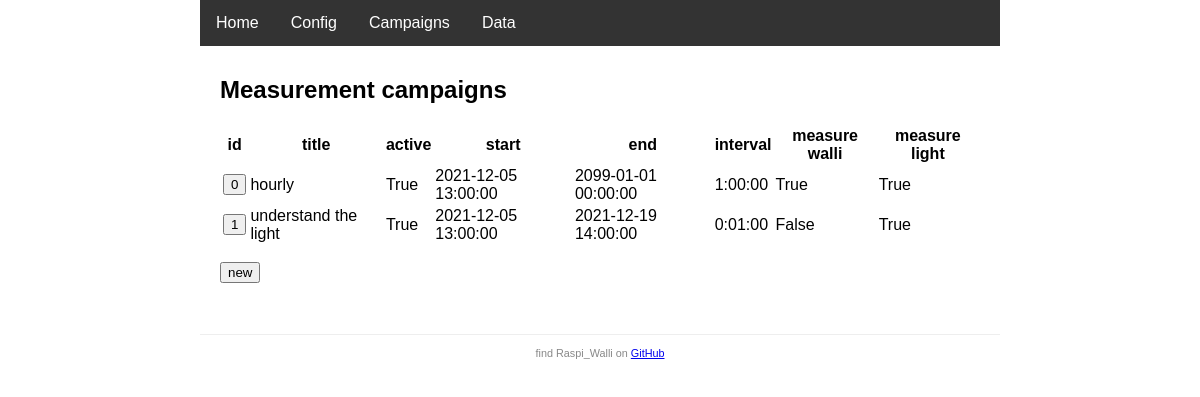
Page /campaigns/ on the earlier database version.
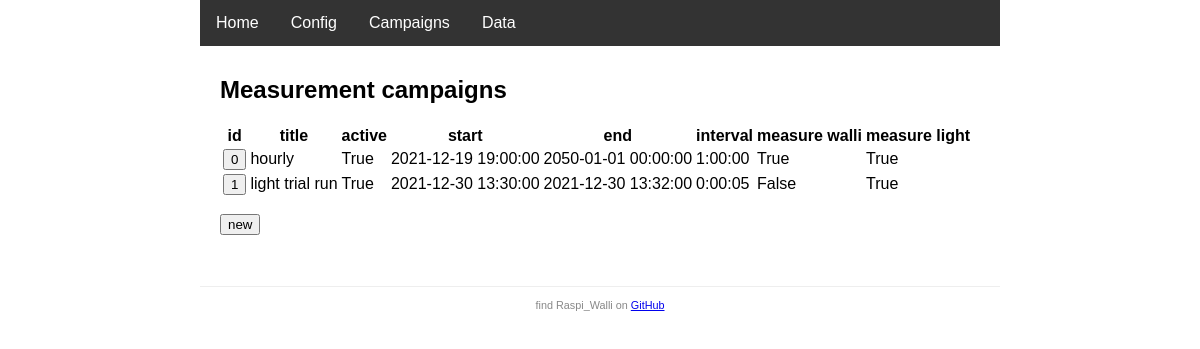
Same page on the later database version.
### app.py (models this page shows, shortened)
class Campaign(db.Model):
    id = db.Column(db.Integer, primary_key=True)
    title = db.Column(db.String(120), nullable=False)
    is_active = db.Column(db.Boolean, default=True)
    start = db.Column(db.DateTime, nullable=False)
    end = db.Column(db.DateTime, nullable=False)
    previous = db.Column(db.DateTime)
    interval = db.Column(db.Interval, nullable=False)
    measure_walli = db.Column(db.Boolean, default=True)
    measure_light = db.Column(db.Boolean, default=True)
    walli_stats = db.relationship('WalliStat', backref='campaign', lazy=True)
    lux_values = db.relationship('LuxValue', backref='campaign', lazy=True)

### app.py (the view)
@app.route('/campaigns/')
def campaigns():
    campaigns = db.session.query(Campaign).all()
    return render_template('campaigns.html', campaigns=campaigns)

### templates/campaigns.html
{% extends 'base.html' %}
{% block content %}
<h2>Measurement campaigns</h2>
<table>
    <thead>
        <tr>
            <th>id</th>
            <th>title</th>
            <th>active</th>
            <th>start</th>
            <th>end</th>
            <th>interval</th>
            <th>measure walli</th>
            <th>measure light</th>
        </tr>
    </thead>
    <tbody>
        {% for cpn in campaigns %}
        <tr>
            <td>
                <a href="edit/{{cpn.id}}/" title="click to edit campaign {{cpn.id}}">
                    <button type="button">{{cpn.id}}</button>
                </a>
            </td>
            <td>{{cpn.title}}</td>
            <td>{{cpn.is_active}}</td>
            <td>{{cpn.start}}</td>
            <td>{{cpn.end}}</td>
            <td>{{cpn.interval}}</td>
            <td>{{cpn.measure_walli}}</td>
            <td>{{cpn.measure_light}}</td>
        </tr>
        {% endfor %}
    </tbody>
</table>
<p>
    <a href="edit">
        <button type="button" title="create a new campaign">new</button>
    </a>
</p>
{% endblock %}

### templates/base.html (shortened to what this page needs)
<!DOCTYPE html>
<html>
<head>
    {% block head %}
        {% block styles %}
            <link rel="stylesheet" type="text/css" href="{{ url_for('static', filename='style.css' ) }}">
        {% endblock styles %}
    {% endblock head %}
</head>
<body>
<nav>
    {% block nav %}
        <ul>
            <li><a href="{{ url_for('index') }}">Home</a></li>
            <li><a href="{{ url_for('config') }}">Config</a></li>
            <li><a href="{{ url_for('campaigns') }}">Campaigns</a></li>
            <li><a href="{{ url_for('data') }}">Data</a></li>
        </ul>
    {% endblock %}
</nav>
<main>
    {% block content %}{% endblock %}
</main>
<footer>
    {% block footer %}
        <small> find Raspi_Walli on
            <a href="https://github.com/munich-ml/raspi_walli/">GitHub</a>
        </small>
    {% endblock %}
</footer>
</body>
</html>

### static/style.css (style rules this page uses)
* { font-family: Arial, Helvetica, sans-serif; }
body { margin: auto; width: 800px; }
nav ul { list-style-type: none; margin: 0; padding: 0; overflow: hidden; background-color: #333; }
nav li { float: left; }
nav li a { display: block; color: white; text-align: center; padding: 14px 16px; text-decoration: none; }
main { padding: 10px 20px; }
footer { font-size: 13px; color: #888; border-top: 1px solid #eee; margin-top: 25px; text-align: center; padding: 10px; }

Differences in the rows shown:
changed Campaign "hourly": start "2021-12-05 13:00:00" → "2021-12-19 19:00:00"; end "2099-01-01 00:00:00" → "2050-01-01 00:00:00"
changed Campaign "False": title "understand the light" → "light trial run"; start "2021-12-05 13:00:00" → "2021-12-30 13:30:00"; end "2021-12-19 14:00:00" → "2021-12-30 13:32:00"; interval "0:01:00" → "0:00:05"
